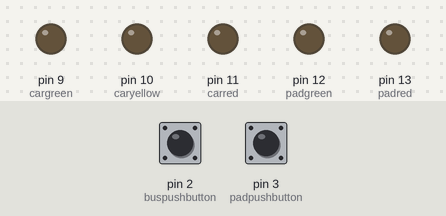
The sketch below on a simulated Arduino Uno, built with avr-gcc and run on an emulated ATmega328P. Shown: output pins drawn as LEDs (lit = HIGH). The inputs (shaded band) are chosen by the test bench; at power-on: pin 2 (buspushbutton) LOW, pin 3 (padpushbutton) HIGH.

Above: at 1.2 s.
1.3 s: pin 2 (buspushbutton) pulled HIGH for 0.15 s
At 3.3 s:
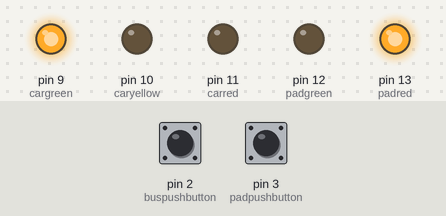
4.4 s: pin 3 (padpushbutton) pulled LOW for 0.15 s
At 6.8 s:
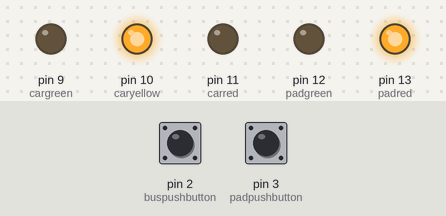
At 7.4 s:
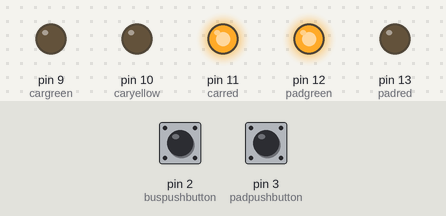
7.5 s: pin 3 (padpushbutton) pulled LOW for 1 s
19.0 s: pin 3 (padpushbutton) pulled LOW for 3.2 s
Timing chart, 0 to 35.6 s (numbered marks = the images above; inputs shaded):
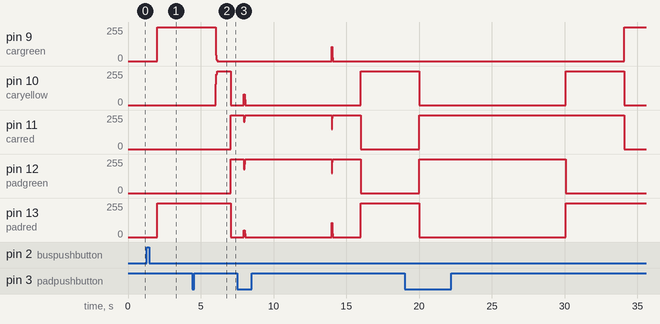

The sketch:

trafic_light1__4_.ino
```cpp
int carred = 11;
int caryellow = 10;
int cargreen = 9;

int padred = 13;
int padgreen = 12;

int padpushbutton = 3;
int buspushbutton = 2;
unsigned long event1 = 0;
unsigned long busevent = 1800000;
unsigned long event2 = 1800000;
unsigned long event3 = 1800000;
unsigned long event4 = 1800000;
unsigned long padevent11 = 1800000;
unsigned long padevent12 = 1800000;
unsigned long padevent13 = 1800000;
unsigned long padevent14 = 1800000;
unsigned long padevent21 = 1800000;
unsigned long padevent31 = 1800000;
unsigned long padevent41 = 1800000;
unsigned long padevent42 = 1800000;
unsigned long padevent43 = 1800000;

const unsigned long Time1 = 2000;
const unsigned long Time2 = 4000;
volatile bool padpush = LOW;
volatile bool buspush = LOW;


void setup(){
  pinMode(carred , OUTPUT);
  pinMode(cargreen , OUTPUT);
  pinMode(caryellow , OUTPUT);

  pinMode(padgreen , OUTPUT);
  pinMode(padred , OUTPUT);

  pinMode(padpushbutton, INPUT_PULLUP);
  pinMode(buspushbutton,INPUT);
  attachInterrupt(digitalPinToInterrupt(padpushbutton), padcontrol,CHANGE);
  attachInterrupt(digitalPinToInterrupt(buspushbutton), buscontrol,CHANGE);
}
void loop() {
    changeLights();
 }


void padcontrol(){
     padpush = HIGH;
      }

void buscontrol(){
  if(padpush == LOW){
             buspush = HIGH;
           }
  if(padpush == HIGH){
             buspush = LOW;
           }
     }


void changeLights(){
     unsigned long currentTime = millis();

  // This part of codes is normal sequencial coding, (any button pressed or not pressed  This will work.
  if(currentTime >= event1+2000 && currentTime < event1+2050) {

      digitalWrite(carred, LOW);
      digitalWrite(caryellow,LOW);
      digitalWrite(padred, HIGH);
      digitalWrite(padgreen, LOW);
      digitalWrite(cargreen, HIGH);

      if(padpush == HIGH){
      padevent11 = currentTime;
                      }

    }


  if(currentTime >= event1+3950 && currentTime < event1+4000) {

      digitalWrite(carred, LOW);
      digitalWrite(caryellow,LOW);
      digitalWrite(padred, HIGH);
      digitalWrite(padgreen, LOW);
      digitalWrite(cargreen, HIGH);

    if(buspush == HIGH){
                      busevent = currentTime;
                     }

    if(padpush == LOW){
      event2 = currentTime;
                      }

    }


  // If pedestrian button not pressed and bus button pressed while vehicle traffic light green on, Then This part of code work.

  if(currentTime >= busevent+2000 && currentTime < busevent+2050) {

      digitalWrite(carred, LOW);
      digitalWrite(caryellow,LOW);
      digitalWrite(padred, HIGH);
      digitalWrite(padgreen, LOW);
      digitalWrite(cargreen, HIGH);
    }
    if(currentTime >= busevent+9950 && currentTime < busevent+10000) {

      digitalWrite(carred, LOW);
      digitalWrite(caryellow,LOW);
      digitalWrite(padred, HIGH);
      digitalWrite(padgreen, LOW);
      digitalWrite(cargreen, HIGH);

      buspush = LOW;

      if(padpush == HIGH){
      padevent11 = currentTime;
                      }
      if(padpush == LOW){
      event2 = currentTime;
               }


    }


   // if pedestrian button pressed while vehicle traffic light green on , then this part of codes work.

  if(currentTime >= padevent11+2000 && currentTime < padevent11+3000){
          digitalWrite(carred, LOW);
          digitalWrite(caryellow,HIGH);
          digitalWrite(padred, HIGH);
          digitalWrite(padgreen, LOW);
          digitalWrite(cargreen, LOW);
      }
  if(currentTime >= padevent11+3000 && currentTime < padevent11+10000){
          digitalWrite(carred, HIGH);
          digitalWrite(caryellow,LOW);
          digitalWrite(padred, LOW);
          digitalWrite(padgreen,HIGH);
          digitalWrite(cargreen, LOW);
      }

   if(currentTime >= padevent11+10000 && currentTime < padevent11+11000){
          digitalWrite(carred, HIGH);
          digitalWrite(caryellow,HIGH);
          digitalWrite(padgreen,LOW);
          digitalWrite(padred, HIGH);
          digitalWrite(cargreen, LOW);
      }

   if(currentTime >= padevent11+11000 && currentTime < padevent11+13000){
          digitalWrite(carred,LOW);
          digitalWrite(caryellow,LOW);
          digitalWrite(padred, HIGH);
          digitalWrite(padgreen,LOW);
          digitalWrite(cargreen, HIGH);

          padpush = LOW;

          event2 = currentTime;
      }


// This part of codes is normal sequencial coding, (any button pressed or not pressed  This will work.
  if(currentTime >= event2+2000 && currentTime < event2+2050){

        digitalWrite(cargreen, LOW);
        digitalWrite(caryellow, HIGH);
        digitalWrite(carred,LOW);
        digitalWrite(padgreen,LOW);
        digitalWrite(padred, HIGH);

        if(padpush == HIGH){
                      padevent21 = currentTime;
                      }
  }

if(currentTime >= event2+3900 && currentTime < event2+4000){

        digitalWrite(cargreen, LOW);
        digitalWrite(caryellow, HIGH);
        digitalWrite(carred,LOW);
        digitalWrite(padgreen,LOW);
        digitalWrite(padred, HIGH);

        if(padpush == LOW){
                      event3 = currentTime;
                      }
        if(padpush == HIGH){
                      padevent21 = currentTime;
                      }
  }


   // if pedestrian button pressed while vehicle traffic light yellow on , then this part of codes work.
  if(currentTime >= padevent21+1000 && currentTime < padevent21+8000){
          digitalWrite(carred, HIGH);
          digitalWrite(caryellow,LOW);
          digitalWrite(padred, LOW);
          digitalWrite(padgreen,HIGH);
          digitalWrite(cargreen, LOW);

          padpush = LOW;

          event3 = currentTime;
      }


  // This part of codes is normal sequencial coding, (any button pressed or not pressed  This will work.)
  if(currentTime >= event3+2000 && currentTime < event3+2050){

         digitalWrite(caryellow, LOW);
         digitalWrite(cargreen, LOW);
     	 digitalWrite(padred,LOW);
         digitalWrite(padgreen,HIGH);
 		 digitalWrite(carred, HIGH);

        if(padpush == HIGH){
                      padevent31 = currentTime;
                      }
 }


  if(currentTime >= event3+3950 && currentTime < event3+4000){

         digitalWrite(caryellow, LOW);
         digitalWrite(cargreen, LOW);
     	 digitalWrite(padred,LOW);
         digitalWrite(padgreen,HIGH);
 		 digitalWrite(carred, HIGH);

        if(padpush == LOW){
                      event4 = currentTime;
                      }
        if(padpush == HIGH){
                      padevent31 = currentTime;
                      }
 }


   // if pedestrian button pressed while vehicle traffic light red on , then this part of codes work.

  if(currentTime >= padevent31+1000 && currentTime < padevent31+8000){
          digitalWrite(carred, HIGH);
          digitalWrite(caryellow,LOW);
          digitalWrite(padred, LOW);
          digitalWrite(padgreen,HIGH);
          digitalWrite(cargreen, LOW);

          padpush = LOW;

          event4 = currentTime;
      }


  // This part of codes is normal sequencial coding, (any button pressed or not pressed  This will work.
  if(currentTime >= event4+2000 && currentTime < event4+2050){

         digitalWrite(cargreen, LOW);
         digitalWrite(padgreen, LOW);
         digitalWrite(carred, HIGH);
         digitalWrite(padred, HIGH);
         digitalWrite(caryellow, HIGH);
         digitalWrite(padgreen,LOW);

        if(padpush == HIGH){
                      padevent41 = currentTime;
                      }
  }
     if(currentTime >= event4+3950 && currentTime < event4+4000){

         digitalWrite(cargreen, LOW);
         digitalWrite(padgreen, LOW);
         digitalWrite(carred, HIGH);
         digitalWrite(padred, HIGH);
         digitalWrite(caryellow, HIGH);
         digitalWrite(padgreen,LOW);
         if(padpush == LOW){
                      event1 = currentTime;
                      }

        if(padpush == HIGH){
                      padevent41 = currentTime;
                      }
  }

  // if pedestrian button pressed while vehicle traffic light red,yellow on , then this part of codes work.
   if(currentTime >= padevent41+1000 && currentTime < padevent41+3000){
          digitalWrite(carred,LOW);
          digitalWrite(caryellow,LOW);
          digitalWrite(padred, HIGH);
          digitalWrite(padgreen,LOW);
          digitalWrite(cargreen, HIGH);
      }
   if(currentTime >= padevent41+3000 && currentTime < padevent41+4000){
          digitalWrite(carred, LOW);
          digitalWrite(caryellow,HIGH);
          digitalWrite(padred, HIGH);
          digitalWrite(padgreen, LOW);
          digitalWrite(cargreen, LOW);

          padevent43 = currentTime;
      }
    if(currentTime >= padevent41+4000 && currentTime < padevent41+11000){
          digitalWrite(carred, HIGH);
          digitalWrite(caryellow,LOW);
          digitalWrite(padred, LOW);
          digitalWrite(padgreen,HIGH);
          digitalWrite(cargreen, LOW);

          padpush = LOW;

          event1 = currentTime;
      }


}
```

Measured:
- after the input at 4.4 s, pin 11 (carred), pin 12 (padgreen): 0/255 → 255/255 after 2.6 s; pin 13 (padred): 255/255 → 0/255 after 2.6 s
